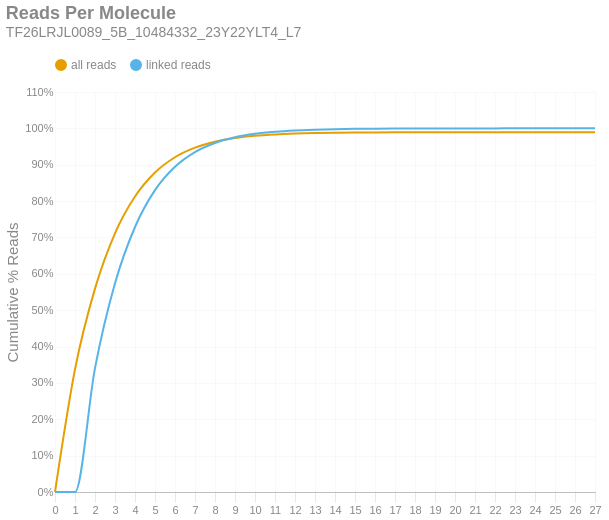

Notebook cell for this chart:
### Markdown cell above
### Reads per Molecule
This chart shows the cumulative distribution of the number of reads per linked molecule. That is, how many alignments are associated with a unique molecule. This excludes the number of reads associated with invalid or absent linked-read barcodes. The `linked` histogram is the percentages recalculated when disregarding singletons.

### Code cell
if SKIPLR:
    print_html(f"Skipped")
else:
    counts = np.bincount(valids['reads'].cast(pl.Int64).to_numpy())
    weighted = counts * np.arange(len(counts))
    all_perc = weighted / n_reads
    linked_perc = weighted / n_linked_reads
    linked_perc[1] = 0
    binned_df = pl.DataFrame({
        'readsper': list(range(len(counts))),
        'all reads (cumsum)': np.cumsum(all_perc).tolist(),
        'linked reads (cumsum)': np.cumsum(linked_perc).tolist(),
    })

    with SafeRender(binned_df):
        (
            density_plot(binned_df, 'Reads Per Molecule', samplename, 'readspmol')
            .encode(
                x=alt.X('readsper:O', title=None).axis(labelAngle=0).scale(padding=0),
                y=alt.Y('value:Q', title='Cumulative % Reads').axis(format='%').stack(False),
                color=alt.Color("key:N").scale(domain=["all reads", "linked reads"]),
                tooltip=[
                    alt.Tooltip("key:N", title="Data Type"),
                    alt.Tooltip("readsper:O", title="Reads Per Molecule"),
                    alt.Tooltip("value:Q", format=".2%", title="% Reads (Cum.)")
                ]            
            )
        ).display()

### Figure 1 — Vega-Lite specification as saved in the notebook (floating-point values rounded to 4 significant figures)
{"width": "container", "height": 400, "config": {"title": {"anchor": "start", "dy": -15, "fontSize": 18, "color": "#888888", "subtitleColor": "#888888", "subtitleFontSize": 14}, "arc": {"fill": "#0072B2"}, "axis": {"domainColor": "#888888", "domainWidth": 0.5, "gridWidth": 0.2, "grid": false, "titleFontWeight": 400, "titleFontSize": 15, "labelFontSize": 11, "labelColor": "#888888", "tickColor": "#888888", "tickWidth": 0.2, "titleColor": "#888888"}, "axisBand": {"grid": false}, "axisX": {"grid": true, "tickSize": 10, "domainCap": "round"}, "axisY": {"domain": false, "grid": true, "tickSize": 0, "domainCap": "round"}, "background": "transparent", "header": {"labelFontSize": 15, "labelColor": "#888888", "titleFontSize": 15, "titleFontWeight": 600, "titleColor": "#888888"}, "legend": {"labelFont": "sans-serif", "labelFontSize": 12, "labelColor": "#888888", "symbolSize": 100, "symbolType": "circle", "titleFontSize": 12, "titlePadding": 10, "titleColor": "#888888", "title": null, "orient": "top"}, "range": {"category": ["#E69F00", "#56B4E9", "#009E73", "#F0E442", "#0072B2", "#D55E00", "#CC79A7", "#000000"], "diverging": ["#cfe8f3", "#a2d4ec", "#73bfe2", "#46abdb", "#1696d2", "#12719e"]}, "area": {"fill": "#0072B2", "fillOpacity": 0.7, "line": true, "strokeOpacity": 0.7}, "line": {"color": "#0072B2", "stroke": "#0072B2", "strokeWidth": 2}, "trail": {"color": "#0072B2", "stroke": "#0072B2", "strokeWidth": 0, "size": 1}, "point": {"filled": true, "fillOpacity": 1.0, "size": 95}, "text": {"color": "#888888", "fontSize": 11, "align": "right", "fontWeight": 400, "size": 11}, "bar": {"fill": "#0072B2", "stroke": null}, "view": {"stroke": null, "continuousWidth": 660, "continuousHeight": 400}}, "data": {"name": "data-6edf9f087aa5d5b0cb99fe45cd9df9ea"}, "mark": {"type": "line", "interpolate": "monotone", "point": {"opacity": 0, "size": 275}}, "encoding": {"color": {"field": "key", "scale": {"domain": ["all reads", "linked reads"]}, "type": "nominal"}, "tooltip": [{"field": "key", "title": "Data Type", "type": "nominal"}, {"field": "readsper", "title": "Reads Per Molecule", "type": "ordinal"}, {"field": "value", "format": ".2%", "title": "% Reads (Cum.)", "type": "quantitative"}], "x": {"axis": {"labelAngle": 0}, "field": "readsper", "scale": {"padding": 0}, "title": null, "type": "ordinal"}, "y": {"axis": {"format": "%"}, "field": "value", "stack": false, "title": "Cumulative % Reads", "type": "quantitative"}}, "params": [{"name": "param_c36ac31b6afebe62", "select": {"type": "point", "fields": ["key"]}, "bind": "legend"}], "title": {"text": "Reads Per Molecule", "subtitle": "TF26LRJL0089_5B_10484332_23Y22YLT4_L7"}, "transform": [{"fold": ["all reads (cumsum)", "linked reads (cumsum)"]}, {"calculate": "replace(datum.key, ' (cumsum)', '')", "as": "key"}, {"filter": {"param": "param_c36ac31b6afebe62"}}], "usermeta": {"embedOptions": {"downloadFileName": "TF26LRJL0089_5B_10484332_23Y22YLT4_L7.readspmol"}}, "$schema": "https://vega.github.io/schema/vega-lite/v6.4.1.json", "datasets": {"data-6edf9f087aa5d5b0cb99fe45cd9df9ea": [{"readsper": 0, "all reads (cumsum)": 0.0, "linked reads (cumsum)": 0.0}, {"readsper": 1, "all reads (cumsum)": 0.3372, "linked reads (cumsum)": 0.0}, {"readsper": 2, "all reads (cumsum)": 0.5593, "linked reads (cumsum)": 0.3405}, {"readsper": 3, "all reads (cumsum)": 0.7114, "linked reads (cumsum)": 0.5738}, {"readsper": 4, "all reads (cumsum)": 0.8125, "linked reads (cumsum)": 0.7288}, {"readsper": 5, "all reads (cumsum)": 0.8786, "linked reads (cumsum)": 0.8302}, {"readsper": 6, "all reads (cumsum)": 0.9206, "linked reads (cumsum)": 0.8945}, {"readsper": 7, "all reads (cumsum)": 0.9469, "linked reads (cumsum)": 0.9349}, {"readsper": 8, "all reads (cumsum)": 0.9632, "linked reads (cumsum)": 0.9598}, {"readsper": 9, "all reads (cumsum)": 0.9733, "linked reads (cumsum)": 0.9753}, {"readsper": 10, "all reads (cumsum)": 0.9795, "linked reads (cumsum)": 0.9849}, {"readsper": 11, "all reads (cumsum)": 0.9833, "linked reads (cumsum)": 0.9907}, {"readsper": 12, "all reads (cumsum)": 0.9857, "linked reads (cumsum)": 0.9943}, {"readsper": 13, "all reads (cumsum)": 0.9871, "linked reads (cumsum)": 0.9964}, {"readsper": 14, "all reads (cumsum)": 0.988, "linked reads (cumsum)": 0.9978}, {"readsper": 15, "all reads (cumsum)": 0.9885, "linked reads (cumsum)": 0.9986}, {"readsper": 16, "all reads (cumsum)": 0.9888, "linked reads (cumsum)": 0.9991}, {"readsper": 17, "all reads (cumsum)": 0.9891, "linked reads (cumsum)": 0.9995}, {"readsper": 18, "all reads (cumsum)": 0.9892, "linked reads (cumsum)": 0.9997}, {"readsper": 19, "all reads (cumsum)": 0.9893, "linked reads (cumsum)": 0.9998}, {"readsper": 20, "all reads (cumsum)": 0.9893, "linked reads (cumsum)": 0.9999}, {"readsper": 21, "all reads (cumsum)": 0.9894, "linked reads (cumsum)": 0.9999}, {"readsper": 22, "all reads (cumsum)": 0.9894, "linked reads (cumsum)": 1.0}, {"readsper": 23, "all reads (cumsum)": 0.9894, "linked reads (cumsum)": 1.0}, {"readsper": 24, "all reads (cumsum)": 0.9894, "linked reads (cumsum)": 1.0}, {"readsper": 25, "all reads (cumsum)": 0.9894, "linked reads (cumsum)": 1.0}, {"readsper": 26, "all reads (cumsum)": 0.9894, "linked reads (cumsum)": 1.0}, {"readsper": 27, "all reads (cumsum)": 0.9894, "linked reads (cumsum)": 1.0}]}}
